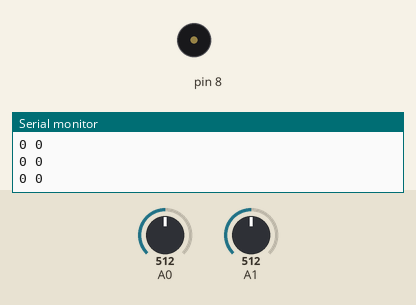
The sketch below on a simulated Arduino Uno, built with avr-gcc and run on an emulated ATmega328P. Parts: buzzer (waves = sounding), the last lines printed to the serial monitor. Inputs (shaded band) come from the test bench; at power-on: A0 = 512, A1 = 512.

Above: at 1.2 s.
1.3 s: A0 set to 710
2.8 s: A0 set to 743
At 2.87 s:
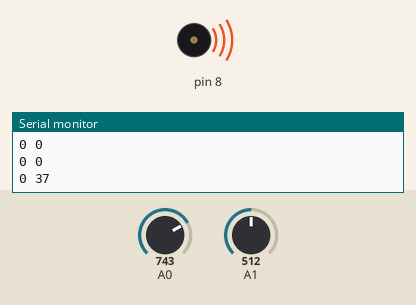
5.8 s: A1 set to 900
At 6.06 s:
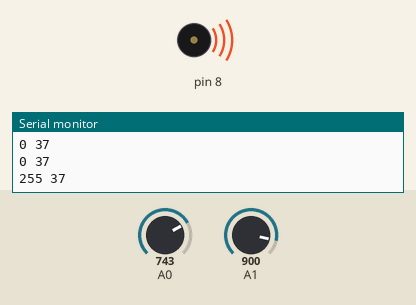
Timing chart, 0 to 14.8 s (numbered marks = the images above; inputs shaded):
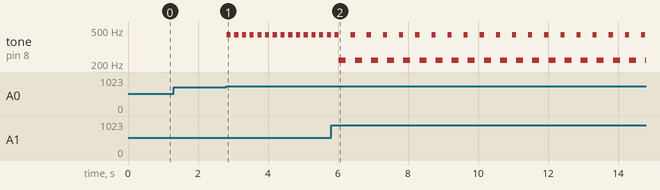

The sketch:

UHack_Flex_UNO.ino
```cpp
/*
  Andrew O'Neil-Smith
  UHack 2014
  Zensah Arduino Flex Hack
*/

// HARDWARE:
// Make the following connections between the Arduino and the flex sensor
// Note that the flex sensor pins are interchangeable

// Sensor pin - GND
// Sensor pin - Analog In 0, with 10K resistor to +5V

// INSTRUCTIONS:
// Upload this sketch to your Arduino, then activate the Serial Monitor (control + shift + m)
// (set the Serial Monitor to 9600 baud)

#include "pitches.h";

void setup()
{
  // initialize serial communications
  Serial.begin(9600);
  //Serial1.begin(9600);
}

void loop()
{
  int sensor, degrees; //right sensor
  int sensorL, degreesL; //left sensor

  // read the voltage from the voltage divider (sensor plus resistor)
  sensor = analogRead(0); //right sensor is on A0
  sensorL = analogRead(1); //left sensor is on A1

  // convert the voltage reading to inches
  // the first two numbers are the sensor values for straight (724) and bent (853)
  // the second two numbers are the degree readings we'll map that to (0 to 90 degrees)
  degrees = map(sensor, 724, 853, 0, 90); //right sensor
  degreesL = map(sensorL, 730, 822, 0, 90); //left sensor

  /* your sensor's values will vary
     to improve the accuracy, run the program, note your sensor's analog values when it's straight and bent
     insert those values into the above function.
   */

  //the following will be sent to Processing to be read for RGB and Arm Angle
  int val = map(sensor, 724, 853, 0, 255); // mapping the sensor (10 bit 0-1023) to RGB values (8 bit 0-255)

   //not allowing Right sensor values outside of 0-255 be sent to Processing
    if(val<=0)
      val = 0;
    else if (val>=255)
      val = 255;
      //Serial.println(val);  //debug

  //not allowing Left sensor values outside of 0-255 be sent to Processing
  int valL = map(sensorL, 724, 853, 0, 255); //10 to 8 bit
    if(valL<=0)
      valL = 0;
    else if (valL>=255)
      valL = 255;
  //Serial.println(valL); //debug

  //Prints to the serial monitor Left and Right 0-255 values
  //will be read by Processing for RBG and Arm Angle
  Serial.print(valL);
  Serial.print(" ");
  Serial.println(val);

  //Right = melody
  if(degrees > 0 && degrees < 20){
    tone(8,NOTE_A4,120); //plays an A on pin 8 for 120ms
      delay(120);
      }
 else if(degrees >= 20 && degrees < 40){
    tone(8,NOTE_CS5,120);
      delay(120);
    }
  else if(degrees >= 40 && degrees < 50){
    tone(8,NOTE_E5,120);
    delay(120);
    }
  else if( degrees >= 50){
    tone(8,NOTE_A5, 120);
    delay(120);
    }

  //Left = bass
 if(degreesL > 0 && degreesL < 20){
    tone(8,NOTE_A2,200);
      delay(240);
      }
 else if(degreesL >= 20 && degreesL < 40){
    tone(8,NOTE_CS3,200);
      delay(240);
    }
  else if(degreesL >= 40 && degreesL < 50){
    tone(8,NOTE_E3,200);
    delay(240);
    }
  else if( degreesL >= 50){
    tone(8,NOTE_A3, 200);
   delay(240);
  }


  /*
  // debug output if you want to view
  Serial.print("analog input: ");
  Serial.print(sensor,DEC);
  Serial.print("   degrees: ");
  Serial.println(degrees,DEC);

  Serial1.print("analog input: ");
  Serial1.print(sensorL,DEC);
  Serial1.print("   degrees: ");
  Serial1.println(degreesL,DEC);

  */

  delay(100);   // pause before taking the next reading to make datat easier to read

}
```

pitches.h
```cpp
/*************************************************
 * Public Constants
 *************************************************/

#define NOTE_B0  31
#define NOTE_C1  33
#define NOTE_CS1 35
#define NOTE_D1  37
#define NOTE_DS1 39
#define NOTE_E1  41
#define NOTE_F1  44
#define NOTE_FS1 46
#define NOTE_G1  49
#define NOTE_GS1 52
#define NOTE_A1  55
#define NOTE_AS1 58
#define NOTE_B1  62
#define NOTE_C2  65
#define NOTE_CS2 69
#define NOTE_D2  73
#define NOTE_DS2 78
#define NOTE_E2  82
#define NOTE_F2  87
#define NOTE_FS2 93
#define NOTE_G2  98
#define NOTE_GS2 104
#define NOTE_A2  110
#define NOTE_AS2 117
#define NOTE_B2  123
#define NOTE_C3  131
#define NOTE_CS3 139
#define NOTE_D3  147
#define NOTE_DS3 156
#define NOTE_E3  165
#define NOTE_F3  175
#define NOTE_FS3 185
#define NOTE_G3  196
#define NOTE_GS3 208
#define NOTE_A3  220
#define NOTE_AS3 233
#define NOTE_B3  247
#define NOTE_C4  262
#define NOTE_CS4 277
#define NOTE_D4  294
#define NOTE_DS4 311
#define NOTE_E4  330
#define NOTE_F4  349
#define NOTE_FS4 370
#define NOTE_G4  392
#define NOTE_GS4 415
#define NOTE_A4  440
#define NOTE_AS4 466
#define NOTE_B4  494
#define NOTE_C5  523
#define NOTE_CS5 554
#define NOTE_D5  587
#define NOTE_DS5 622
#define NOTE_E5  659
#define NOTE_F5  698
#define NOTE_FS5 740
#define NOTE_G5  784
#define NOTE_GS5 831
#define NOTE_A5  880
#define NOTE_AS5 932
#define NOTE_B5  988
#define NOTE_C6  1047
#define NOTE_CS6 1109
#define NOTE_D6  1175
#define NOTE_DS6 1245
#define NOTE_E6  1319
#define NOTE_F6  1397
#define NOTE_FS6 1480
#define NOTE_G6  1568
#define NOTE_GS6 1661
#define NOTE_A6  1760
#define NOTE_AS6 1865
#define NOTE_B6  1976
#define NOTE_C7  2093
#define NOTE_CS7 2217
#define NOTE_D7  2349
#define NOTE_DS7 2489
#define NOTE_E7  2637
#define NOTE_F7  2794
#define NOTE_FS7 2960
#define NOTE_G7  3136
#define NOTE_GS7 3322
#define NOTE_A7  3520
#define NOTE_AS7 3729
#define NOTE_B7  3951
#define NOTE_C8  4186
#define NOTE_CS8 4435
#define NOTE_D8  4699
#define NOTE_DS8 4978
```

Measured:
- the behaviour switches between 725 and 726 on A0 (found by bisection; images 0 and 1)
- after the input at 2.8 s, tone on pin 8: alternates 440 Hz for 0.12 s and silent for 0.10 s, starting at once
